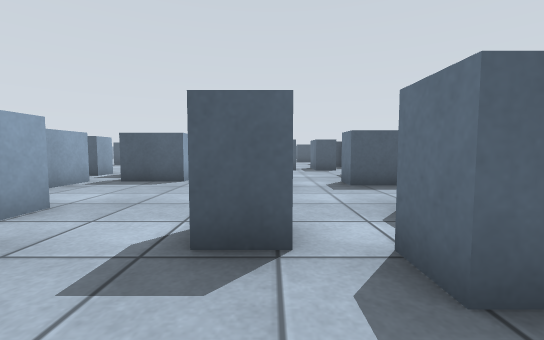
view 1 (above)

22 first-person views from a walk through a Gazebo world. The camera is 0.44 m above the floor, tilts 4° down and sees 90° across. The floor is counted in squares, 0.5 m on a side. Each view is taken from the middle of a square. On the plan, view 1 faces up. The plan holds only what a view shows up to about 10 squares ahead; the rest is blank. The place goes on beyond the plan. The robots in the file are not drawn.

view 2
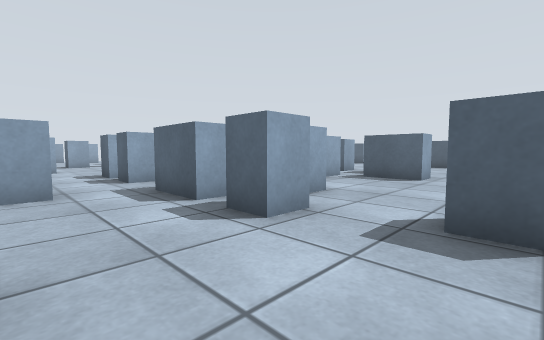

view 3
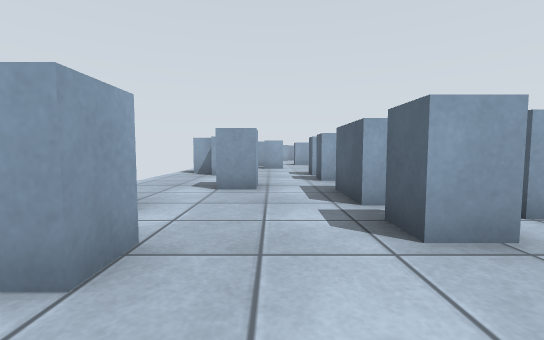

view 4
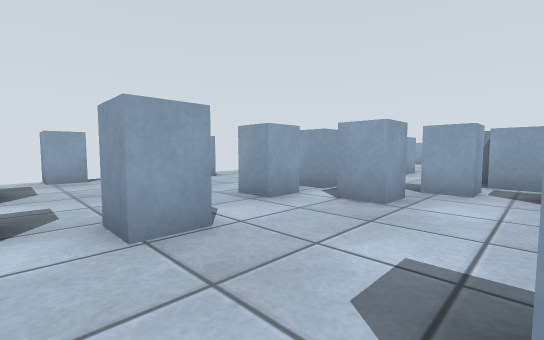

view 5
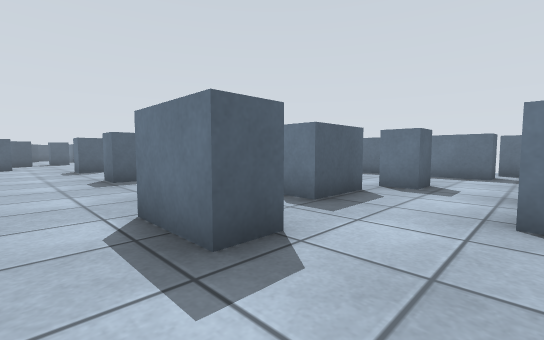

view 6
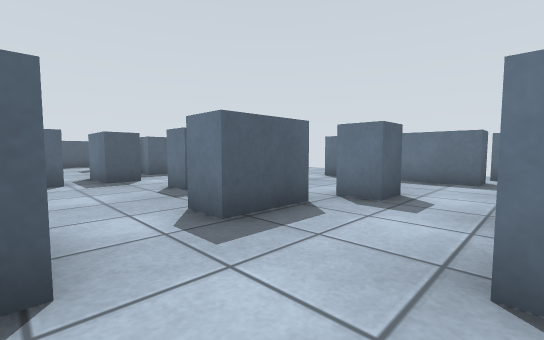

view 7
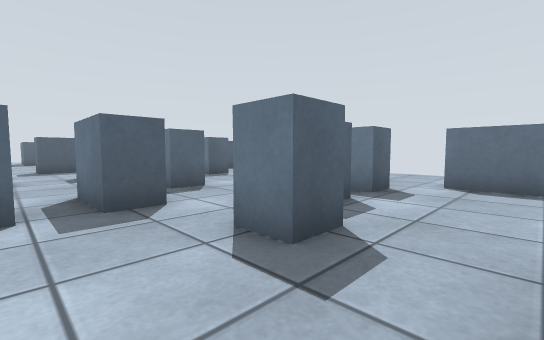

view 8
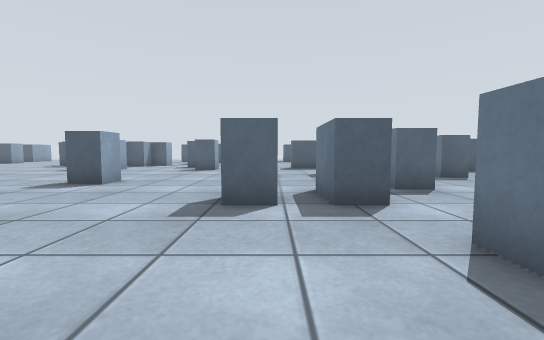

view 9
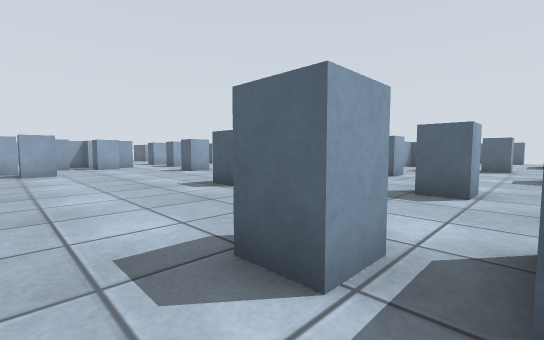

view 10
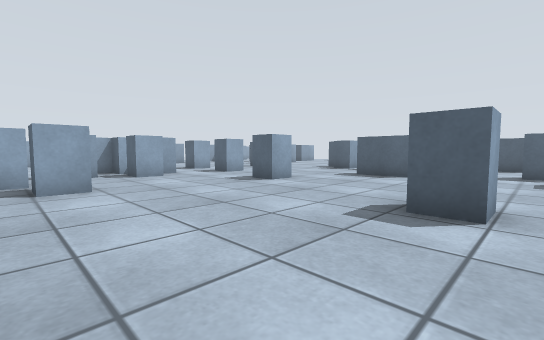

view 11
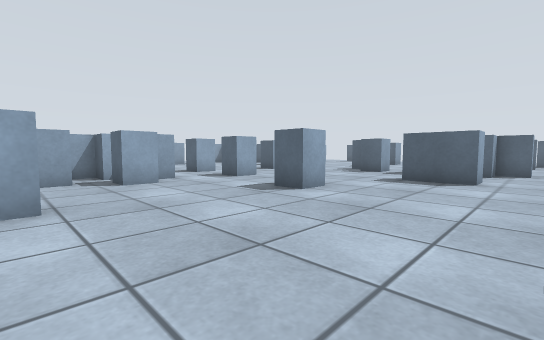

view 12
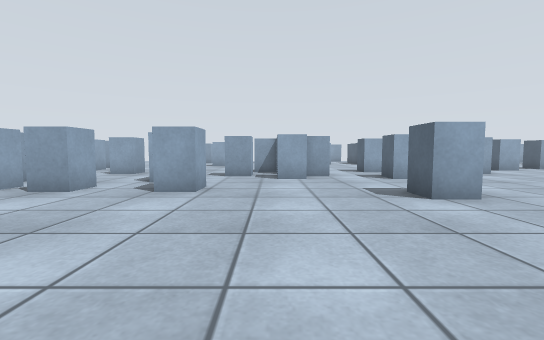

view 13
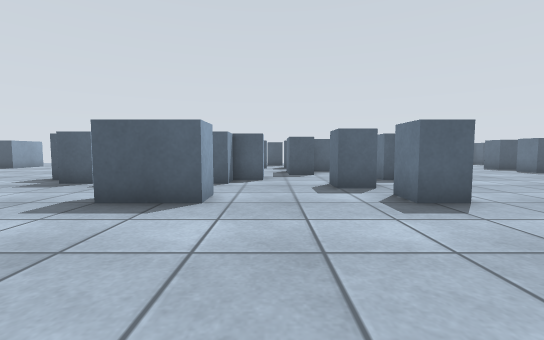

view 14
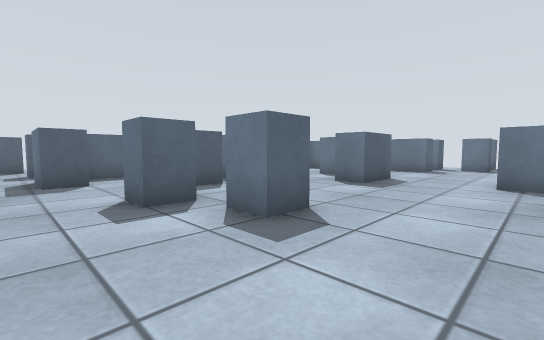

view 15
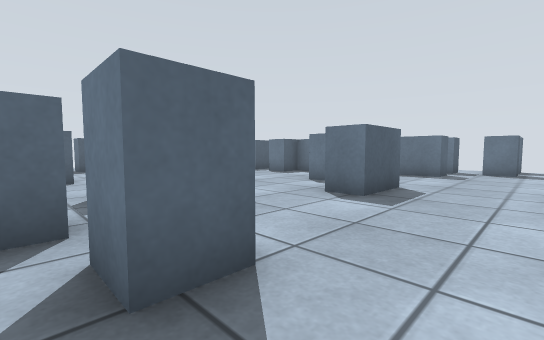

view 16
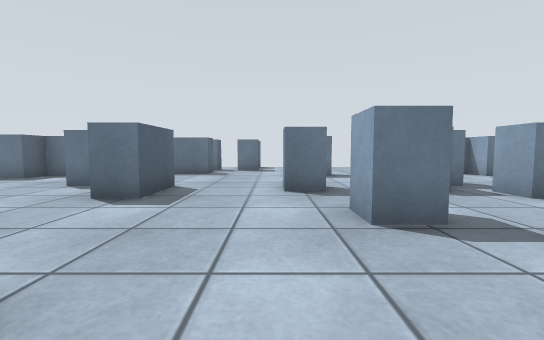

view 17
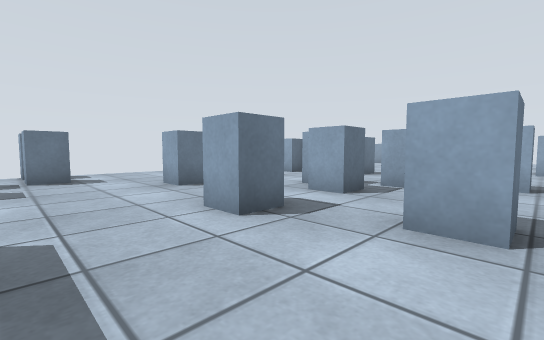

view 18
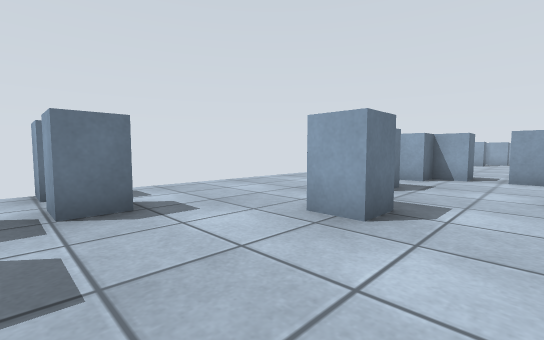

view 19
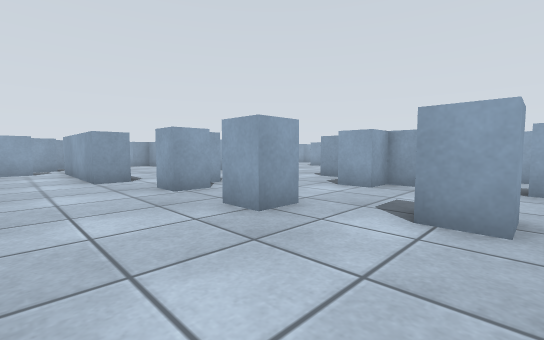

view 20
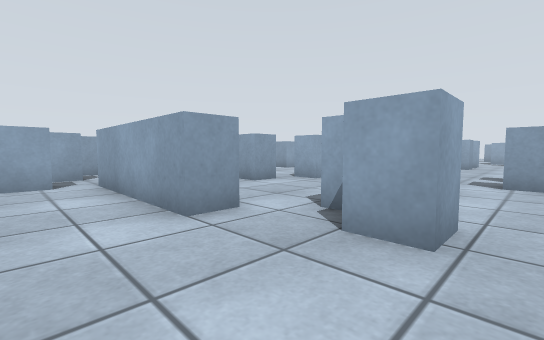

view 21
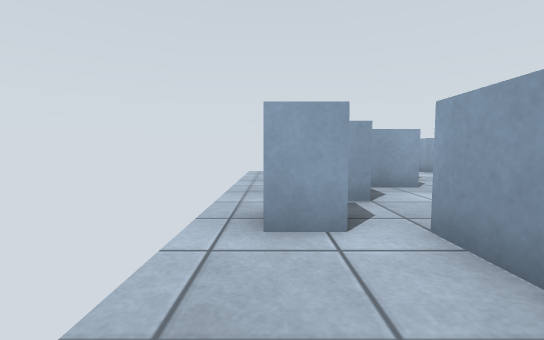

view 22
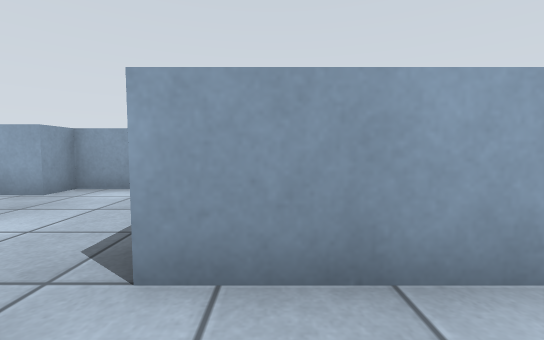

### Floor plan
Key: @ floor where view 1 was taken; # wall or solid block; x gap in a wall; . floor; T thing the floor can be seen under or through.
Columns run from 13 left of view 1 to 12 right of it. Each row starts with its distance up from view 1.
 30          #
 29         ..
 28         .###.      #
 27         .##.      .##
 26         .##. #  ....#
 25 ..     #....## ....
 24 ..##  ##.........#
 23 ...#  #...#......    #
 22 .....  ...x....###.. #
 21 ......#...##...##....###
 20  .....................####
 19 #........................
 18 #...............#........
 17 ....#.........#.....#....
 16 #........##.....TT.......
 15 #........##.....TT...#...
 14 #..............TTT.......
 13 #.............TTT........
 12 ...#..........TT#...##...
 11  #................#x##...
 10 ......##  ......#........
  9 ...#.     #..........##..
  8 ...x    ###....##....##..
  7  #x     #...##.##x##.##..
  6       ###...##....##.##..
  5      ####............##x#
  4       ...#.....#   .....x
  3     ...  x...#.#  #....#.
  2    ###.####..###  #.... .
  1  ..###.##.....    #####
  0  ............@
 -1       #.......
 -2    #.....###..
 -3    ......    #

Where each view was taken, in squares from view 1:
view 1: 0 up, 0 right, facing up
view 2: 1 down, 0 right, facing up-left
view 3: 0 up, 0 right, facing left
view 4: 6 up, 1 right, facing down-left
view 5: 4 up, 2 left, facing up-right
view 6: 4 up, 0 right, facing up-right
view 7: 8 up, 1 right, facing up-right
view 8: 8 up, 1 right, facing up
view 9: 11 up, 2 right, facing up-left
view 10: 11 up, 3 left, facing up-left
view 11: 12 up, 5 left, facing up-left
view 12: 14 up, 4 left, facing left
view 13: 16 up, 5 left, facing up
view 14: 18 up, 5 left, facing up-right
view 15: 19 up, 3 left, facing up-right
view 16: 19 up, 3 left, facing right
view 17: 21 up, 0 right, facing down-right
view 18: 21 up, 5 right, facing down-right
view 19: 18 up, 11 right, facing down-left
view 20: 13 up, 11 right, facing down-left
view 21: 8 up, 11 right, facing down
view 22: 6 up, 11 right, facing left
